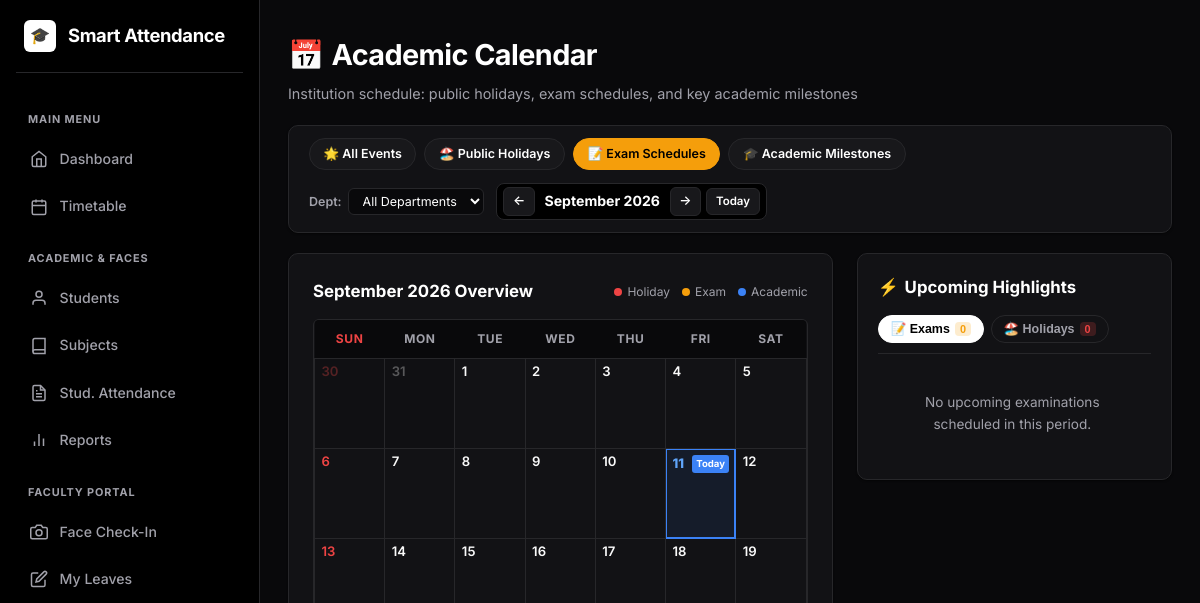
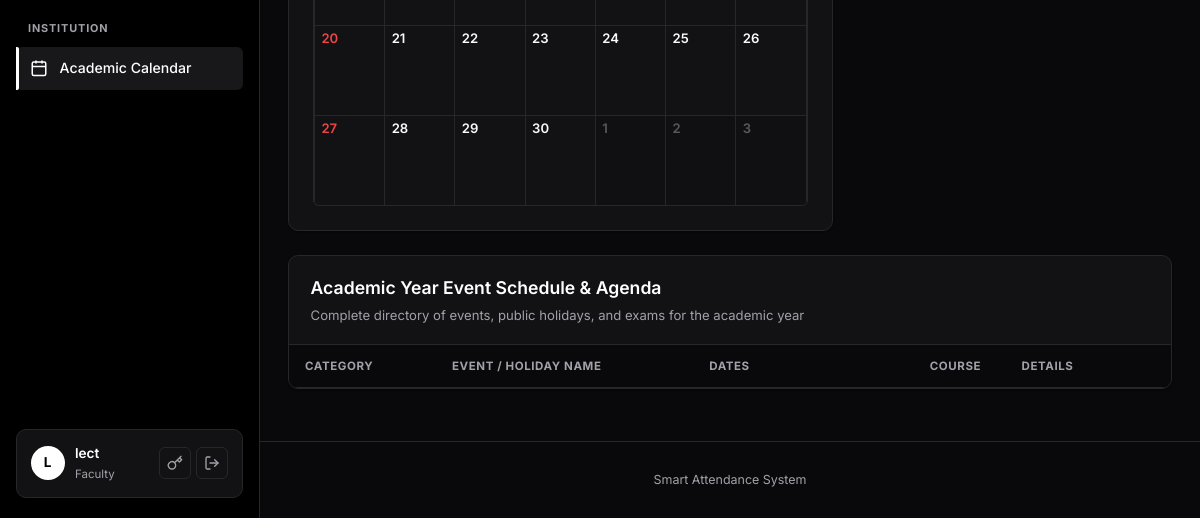
Page /calendar/?year=2026&month=9&category=exam&department=all (signed in) on the earlier database version (2 pictures, top to bottom).
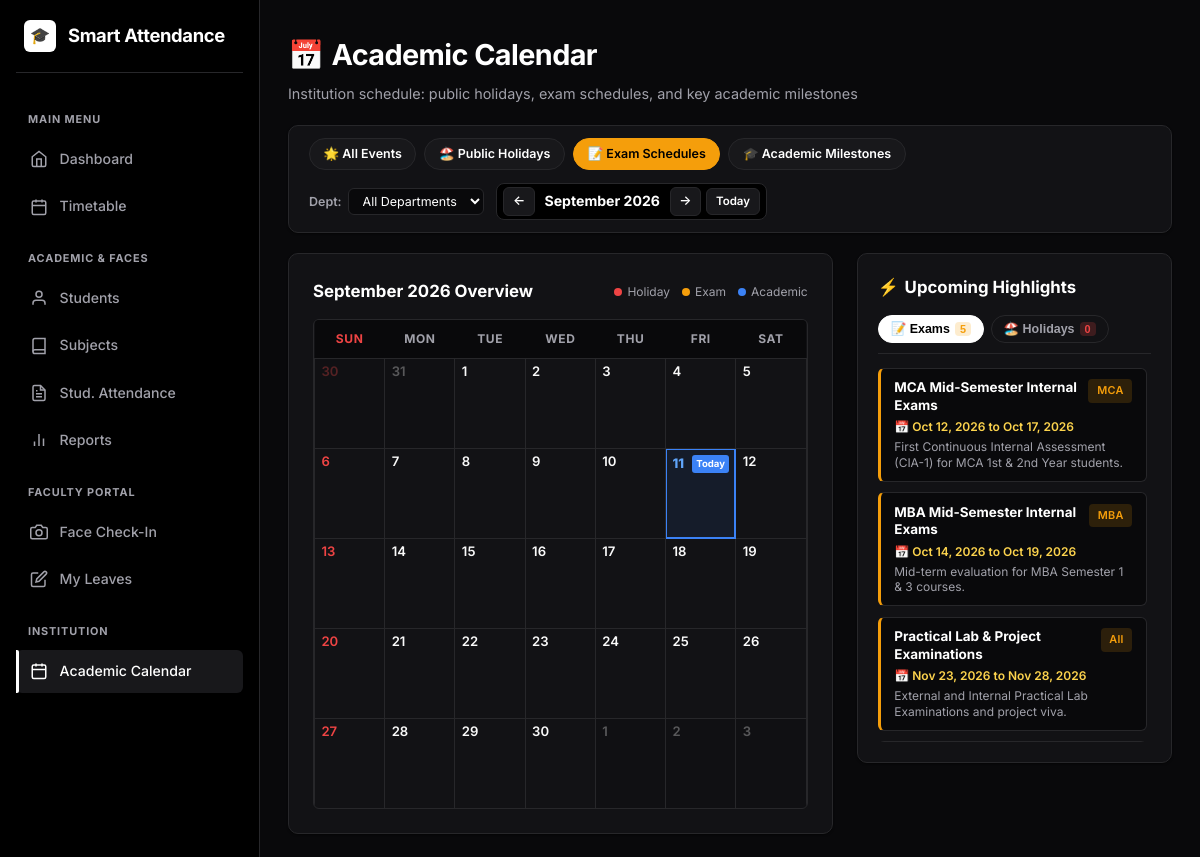
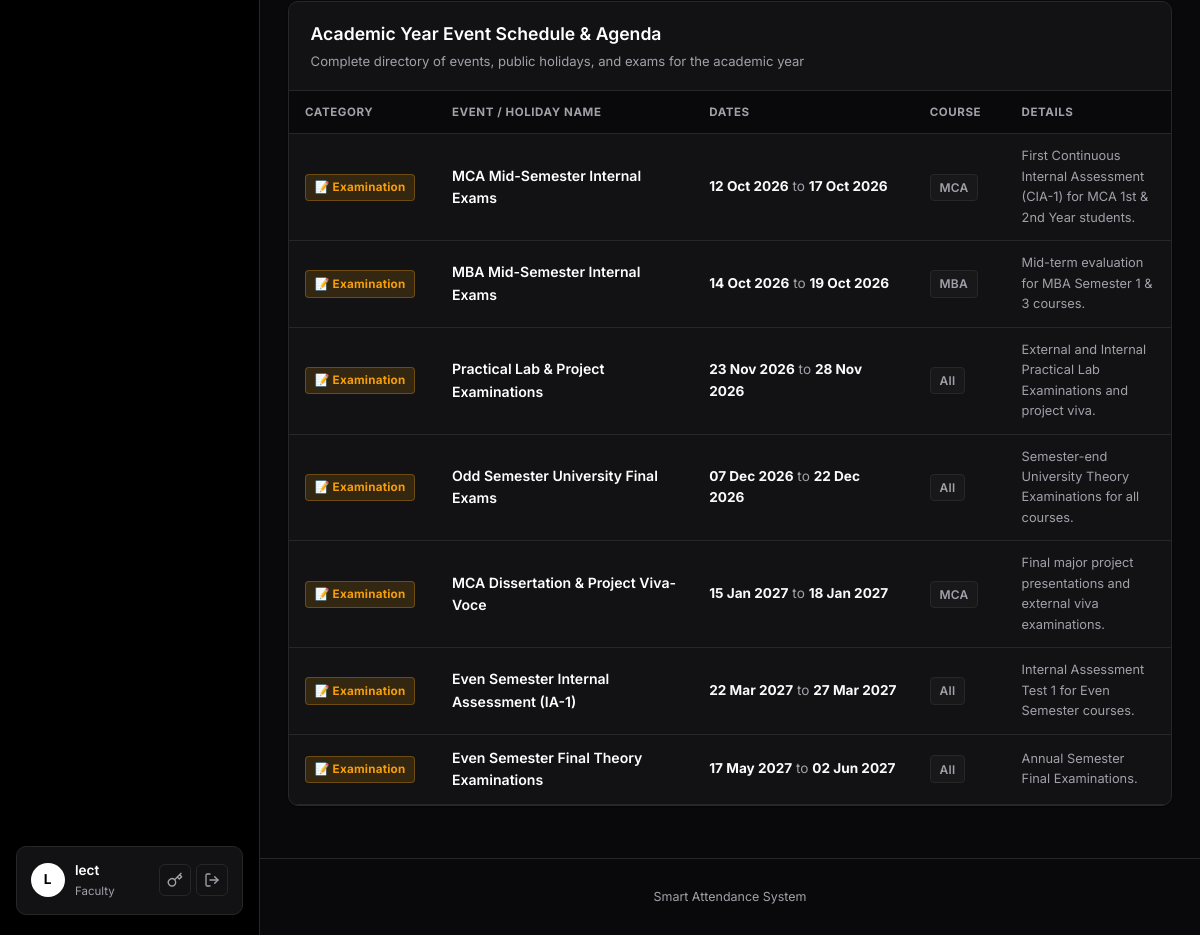
Same page on the later database version (2 pictures, top to bottom).
### models.py (models this page shows, shortened)
class AcademicCalendarEvent(db.Model):
    __tablename__ = "academic_calendar_events"
    id = db.Column(db.Integer, primary_key=True)
    title = db.Column(db.String(150), nullable=False)
    description = db.Column(db.Text, nullable=True)
    category = db.Column(db.String(50), nullable=False)  # 'holiday', 'exam', 'academic'
    start_date = db.Column(db.Date, nullable=False)
    end_date = db.Column(db.Date, nullable=False)
    department = db.Column(db.String(80), default="All")  # 'All', 'MCA', 'MBA'
    created_at = db.Column(db.DateTime, default=datetime.utcnow)

### blueprints/academic_calendar.py (the view)
@calendar_bp.route("/")
@login_required
def index():
    today = date.today()
    try:
        year = int(request.args.get("year", today.year))
        month = int(request.args.get("month", today.month))
    except (ValueError, TypeError):
        year, month = today.year, today.month
    if month < 1:
        month = 12
        year -= 1
    elif month > 12:
        month = 1
        year += 1
    cat_filter = request.args.get("category", "all")
    dept_filter = request.args.get("department", "all")
    query = AcademicCalendarEvent.query
    if cat_filter != "all":
        query = query.filter_by(category=cat_filter)
    if dept_filter != "all":
        query = query.filter((AcademicCalendarEvent.department == dept_filter) | (AcademicCalendarEvent.department == "All"))
    events = query.order_by(AcademicCalendarEvent.start_date.asc()).all()
    cal = calendar.Calendar(firstweekday=6) # Sunday first
    month_days = cal.monthdatescalendar(year, month)
    day_events_map = {}
    for week in month_days:
        for d in week:
            day_str = d.isoformat()
            day_events_map[day_str] = [
                e for e in events
                if e.start_date <= d <= e.end_date
            ]
    upcoming_holidays = [e for e in events if e.category == "holiday" and e.end_date >= today][:5]
    upcoming_exams = [e for e in events if e.category == "exam" and e.end_date >= today][:5]
    prev_month_url = url_for("calendar.index", year=year if month > 1 else year - 1,
                             month=month - 1 if month > 1 else 12,
                             category=cat_filter, department=dept_filter)
    next_month_url = url_for("calendar.index", year=year if month < 12 else year + 1,
                             month=month + 1 if month < 12 else 1,
                             category=cat_filter, department=dept_filter)
    month_name = calendar.month_name[month]
    return render_template(
        "calendar/index.html",
        events=events,
        month_days=month_days,
        day_events_map=day_events_map,
        current_year=year,
        current_month=month,
        month_name=month_name,
        today=today,
        prev_month_url=prev_month_url,
        next_month_url=next_month_url,
        cat_filter=cat_filter,
        dept_filter=dept_filter,
        upcoming_holidays=upcoming_holidays,
        upcoming_exams=upcoming_exams,
        can_manage=(current_user.role in [ROLE_ADMIN, ROLE_DIRECTOR, ROLE_HOD])
    )

### templates/calendar/index.html (shortened to what the changed rows need)
{% extends "base.html" %}
{% block content %}
<div style="display:flex; justify-content:space-between; align-items:flex-start; margin-bottom: 1.25rem; flex-wrap:wrap; gap:1rem;">
  <div>
    <h1 style="display:flex; align-items:center; gap:0.5rem; margin:0;">
      <span>📅</span> Academic Calendar
    </h1>
  </div>
</div>
<div class="calendar-layout-grid" style="margin-bottom: 1.5rem;">
  <div class="card calendar-main-card" style="margin-bottom:0; display:flex; flex-direction:column; justify-content:space-between;">
    <div>
      <div class="table-responsive" style="border-radius: var(--radius-sm); border: 1px solid var(--card-border); overflow: hidden;">
        <table class="calendar-table">
          <thead>
            <tr>
              {% for dname in ['Sun', 'Mon', 'Tue', 'Wed', 'Thu', 'Fri', 'Sat'] %}
              <th style="{% if loop.first %}color:#ef4444;{% endif %}">{{ dname }}</th>
              {% endfor %}
            </tr>
          </thead>
          <tbody>
            {% for week in month_days %}
            <tr>
              {% for d in week %}
                {% set day_str = d.isoformat() %}
                {% set is_current_month = (d.month == current_month) %}
                {% set is_today = (d == today) %}
                {% set day_evts = day_events_map.get(day_str, []) %}
                <td style="{% if not is_current_month %}opacity:0.3; background:rgba(0,0,0,0.25);{% endif %}
                           {% if is_today %}background:rgba(59,130,246,0.09); border-color:#3b82f6; box-shadow: inset 0 0 0 1px #3b82f6;{% endif %}">
                  <div class="calendar-day-header">
                    <span class="calendar-day-num" style="{% if is_today %}color:#60a5fa; font-weight:800;{% elif d.weekday() == 6 %}color:#ef4444;{% endif %}">
                      {{ d.day }}
                    </span>
                    {% if is_today %}
                      <span style="font-size:0.6rem; background:#3b82f6; color:#fff; border-radius:3px; padding:1px 4px; font-weight:700;">Today</span>
                    {% endif %}
                  </div>
                </td>
              {% endfor %}
            </tr>
            {% endfor %}
          </tbody>
        </table>
      </div>
    </div>
  </div>
  <div class="card" style="margin-bottom:0; padding:1.25rem; display:flex; flex-direction:column; min-width:0; max-height:510px;">
    <div style="display:flex; gap:0.4rem; margin-bottom:0.85rem; border-bottom:1px solid var(--card-border); padding-bottom:0.65rem;">
      <button type="button" class="calendar-tab-btn active" id="tab-btn-exams" onclick="switchUpcomingTab('exams')">
        📝 Exams <span class="badge" style="background:rgba(245,158,11,0.2); color:#f59e0b; padding:1px 5px; font-size:0.68rem;">{{ upcoming_exams|length }}</span>
      </button>
    </div>
    <div id="tab-content-exams" class="custom-scroll" style="display:flex; flex-direction:column; gap:0.65rem; overflow-y:auto; flex:1; padding-right:4px;">
      {% if upcoming_exams %}
        {% for ex in upcoming_exams %}
          <div style="padding:0.65rem 0.85rem; background:var(--bg-dark); border-radius:var(--radius-sm); border:1px solid var(--card-border); border-left:3px solid #f59e0b;">
            <div style="display:flex; justify-content:space-between; align-items:flex-start; gap:0.5rem;">
              <strong style="font-size:0.84rem; color:#ffffff; line-height:1.3;">{{ ex.title }}</strong>
              <span class="badge" style="background:rgba(245,158,11,0.15); color:#f59e0b; font-size:0.68rem; white-space:nowrap;">
                {{ ex.department }}
              </span>
            </div>
            <div style="font-size:0.75rem; color:#fcd34d; margin-top:3px; font-weight:600;">
              📅 {{ ex.start_date.strftime('%b %d, %Y') }} to {{ ex.end_date.strftime('%b %d, %Y') }}
            </div>
            {% if ex.description %}
              <div style="font-size:0.75rem; color:var(--text-muted); margin-top:3px; line-height:1.3;">{{ ex.description }}</div>
            {% endif %}
          </div>
        {% endfor %}
      {% else %}
        <div style="padding:1.5rem; text-align:center; color:var(--text-muted); font-size:0.85rem;">
          No upcoming examinations scheduled in this period.
        </div>
      {% endif %}
    </div>
  </div>
</div>
<div class="card card-table">
  <div class="card-table-header">
    <div>
      <h2 style="margin:0; font-size:1.1rem; color:#ffffff;">Academic Year Event Schedule & Agenda</h2>
    </div>
  </div>
  <div class="table-responsive">
    <table style="width:100%; border-collapse:collapse;">
      <thead>
        <tr style="border-bottom:1px solid var(--card-border);">
          <th style="padding:0.75rem 1rem; width:16%;">Category</th>
          <th style="padding:0.75rem 1rem; width:28%;">Event / Holiday Name</th>
          <th style="padding:0.75rem 1rem; width:24%;">Dates</th>
          <th style="padding:0.75rem 1rem; width:10%;">Course</th>
          <th style="padding:0.75rem 1rem; width:18%;">Details</th>
        </tr>
      </thead>
      <tbody>
        {% for evt in events %}
        <tr style="border-bottom:1px solid var(--card-border);">
          <td style="padding:0.75rem 1rem; vertical-align:middle;">
            {% if evt.category == 'holiday' %}
              <span class="badge" style="background:rgba(239,68,68,0.15); color:#ef4444; border:1px solid rgba(239,68,68,0.3); font-weight:700;">🏖️ Public Holiday</span>
            {% elif evt.category == 'exam' %}
              <span class="badge" style="background:rgba(245,158,11,0.15); color:#f59e0b; border:1px solid rgba(245,158,11,0.3); font-weight:700;">📝 Examination</span>
            {% else %}
              <span class="badge" style="background:rgba(59,130,246,0.15); color:#60a5fa; border:1px solid rgba(59,130,246,0.3); font-weight:700;">🎓 Academic</span>
            {% endif %}
          </td>
          <td style="padding:0.75rem 1rem; vertical-align:middle; font-weight:600; color:#ffffff;">
            {{ evt.title }}
          </td>
          <td style="padding:0.75rem 1rem; vertical-align:middle; font-size:0.85rem;">
            <strong>{{ evt.start_date.strftime('%d %b %Y') }}</strong>
            {% if evt.start_date != evt.end_date %}
              <span style="color:var(--text-muted);"> to </span><strong>{{ evt.end_date.strftime('%d %b %Y') }}</strong>
            {% endif %}
          </td>
          <td style="padding:0.75rem 1rem; vertical-align:middle;">
            <span class="badge badge-muted" style="font-size:0.75rem;">{{ evt.department }}</span>
          </td>
          <td style="padding:0.75rem 1rem; vertical-align:middle; font-size:0.8rem; color:var(--text-muted);">
            {{ evt.description or '—' }}
          </td>
        </tr>
        {% endfor %}
      </tbody>
    </table>
  </div>
</div>
{% endblock %}

Differences in the rows shown:
added AcademicCalendarEvent: title "MCA Mid-Semester Internal Exams", department "MCA", start_date "Oct 12, 2026", end_date "Oct 17, 2026", description "First Continuous Internal Assessment (CIA-1) for MCA 1st & 2nd Year students.", category "📝 Examination", start_date "12 Oct 2026", end_date "17 Oct 2026"
added AcademicCalendarEvent: title "MBA Mid-Semester Internal Exams", department "MBA", start_date "Oct 14, 2026", end_date "Oct 19, 2026", description "Mid-term evaluation for MBA Semester 1 & 3 courses.", category "📝 Examination", start_date "14 Oct 2026", end_date "19 Oct 2026"
added AcademicCalendarEvent: title "Practical Lab & Project Examinations", department "All", start_date "Nov 23, 2026", end_date "Nov 28, 2026", description "External and Internal Practical Lab Examinations and project viva.", category "📝 Examination", start_date "23 Nov 2026", end_date "28 Nov 2026"
added AcademicCalendarEvent: category "📝 Examination", title "Odd Semester University Final Exams", start_date "07 Dec 2026", end_date "22 Dec 2026", department "All", description "Semester-end University Theory Examinations for all courses.", shown under "Academic Year Event Schedule & Agenda"
added AcademicCalendarEvent: category "📝 Examination", title "MCA Dissertation & Project Viva-Voce", start_date "15 Jan 2027", end_date "18 Jan 2027", department "MCA", description "Final major project presentations and external viva examinations.", shown under "Academic Year Event Schedule & Agenda"
added AcademicCalendarEvent: category "📝 Examination", title "Even Semester Internal Assessment (IA-1)", start_date "22 Mar 2027", end_date "27 Mar 2027", department "All", description "Internal Assessment Test 1 for Even Semester courses.", shown under "Academic Year Event Schedule & Agenda"
added AcademicCalendarEvent: category "📝 Examination", title "Even Semester Final Theory Examinations", start_date "17 May 2027", end_date "02 Jun 2027", department "All", description "Annual Semester Final Examinations.", shown under "Academic Year Event Schedule & Agenda"
Other differences:
{{ upcoming_exams|length }}: "0" → "5"
text no longer shown: "No upcoming examinations scheduled in this period."
